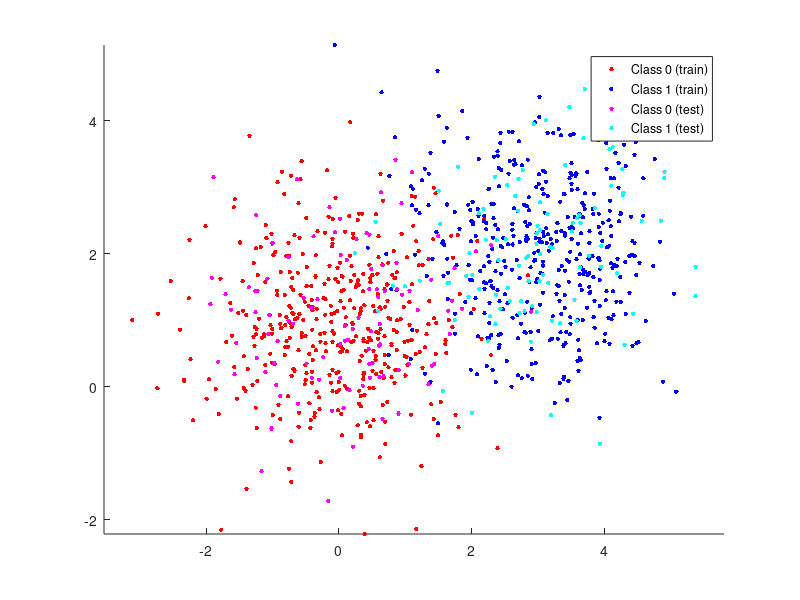

This chart was generated by the following MATLAB code:
%%%%%%%%%%%%%%%%%%%%%%%%%%%%%%%%%%%%%%%%%%%%%%%%%%%%%
% [Author] Terry Taewoong Um (terry.t.um@gmail.com) %
% Adaptive Systems Lab., University of Waterloo     %
% https://www.facebook.com/terryum.io/              %
%%%%%%%%%%%%%%%%%%%%%%%%%%%%%%%%%%%%%%%%%%%%%%%%%%%%%

% Please leave the author information when you reuse the codes.

% [Input]
% opt : {gaussian(defalut), half_circle, full_circle, spiral}
% bShow : {0: Don't plot, 1(defalut): plot}
% nData : number of data (defalut: 1000)
% sigma : noise standard deviation (default: 1)
% test_ratio : ratio of test data (default: 0.2)

% [Output]
% training and test data

function [x_train, y_train, x_test, y_test] = GenerateData(opt, bShow, nData, sigma, test_ratio)

    % 1. Assign default parameter values 
    if nargin < 5
        test_ratio = 0.2;
        if nargin < 4
            sigma = 1;
            if nargin < 3
                nData = 1000;
                if nargin < 2
                    bShow = true; 
                    if nargin < 1
                        opt = 'gaussian';
                    end
                end
            end
        end
    end
    
    % 2. Set the number of data     
    nTest = floor(nData*test_ratio);
    nTrain = nData - nTest;
    nClass_0 = nData/2;
    nClass_1 = nData-nData/2;
    
    noise_0 = randn(nClass_0,2)*sigma;
    noise_1 = randn(nClass_1,2)*sigma;
       
    % 3. Generate the data     
    % opt : {gaussian(defalut), half_circle, full_circle, spiral}
    switch opt
        case 'gaussian'
            center_0 = [0 1];
            center_1 = [3 2];
            class_0 = ones(nClass_0,1)*center_0 + noise_0;
            class_1 = ones(nClass_1,1)*center_1 + noise_1;
    
        case 'half_circle'
            r_0 = 5;
            r_1 = 10;
            theta_0 = pi*rand(nClass_0, 1);        % theta = [0:pi]
            theta_1 = pi*rand(nClass_1, 1);              
            r_0_noise = r_0*ones(nClass_0, 1) + noise_0(:,1);
            r_1_noise = r_1*ones(nClass_1, 1) + noise_1(:,2);
            class_0 = [r_0_noise.*cos(theta_0), r_0_noise.*sin(theta_0)];
            class_1 = [r_1_noise.*cos(theta_1), r_1_noise.*sin(theta_1)];
            
        case 'full_circle'
            r_0 = 5;
            r_1 = 10;
            theta_0 = 2*pi*rand(nClass_0, 1);        % theta = [0:2pi]
            theta_1 = 2*pi*rand(nClass_1, 1);              
            r_0_noise = r_0*ones(nClass_0, 1) + noise_0(:,1);
            r_1_noise = r_1*ones(nClass_1, 1) + noise_1(:,2);
            class_0 = [r_0_noise.*cos(theta_0), r_0_noise.*sin(theta_0)];
            class_1 = [r_1_noise.*cos(theta_1), r_1_noise.*sin(theta_1)];
            
        case 'spiral'   
            r_increase = 20;
            r_0 = 5;
            theta_overlab = (1/4)*pi;

            theta_0 = linspace(-theta_overlab, theta_overlab+2*pi, nClass_0);       
            theta_1 = linspace(-theta_overlab-pi, theta_overlab+pi, nClass_1);  
            r_0_spiral = linspace(r_0, r_0+r_increase, nClass_0);
            r_1_spiral = linspace(r_0, r_0+r_increase, nClass_1);

            class_0 = [r_0_spiral.*cos(theta_0); r_0_spiral.*sin(theta_0)]' + noise_0;
            class_1 = [r_1_spiral.*cos(theta_1); r_1_spiral.*sin(theta_1)]' + noise_1;
    end

    % 4. Divide training and test sets
    x_all = [class_0; class_1];
    y_all = [0*ones(nClass_0,1); 1*ones(nClass_1,1)];
    idx_all = randperm(nData); % Randomly select the indices for training data
   
    x_train = x_all(idx_all(1:nTrain), :);            y_train = y_all(idx_all(1:nTrain), :);
    x_test = x_all(idx_all(nTrain+1:nData), :);       y_test = y_all(idx_all(nTrain+1:nData), :);
    
    % 5. Plot the data
    if bShow == true
        figure()
        fig_train = gscatter(x_train(:,1),x_train(:,2),y_train, 'rb', '..', 10);   
        hold all;
        fig_test = gscatter(x_test(:,1),x_test(:,2),y_test, 'mc', '..', 10);   
        hold off;
        axis('equal');
        legend([fig_train(1), fig_train(2), fig_test(1), fig_test(2)], 'Class 0 (train)', 'Class 1 (train)', 'Class 0 (test)', 'Class 1 (test)')
    end

end
